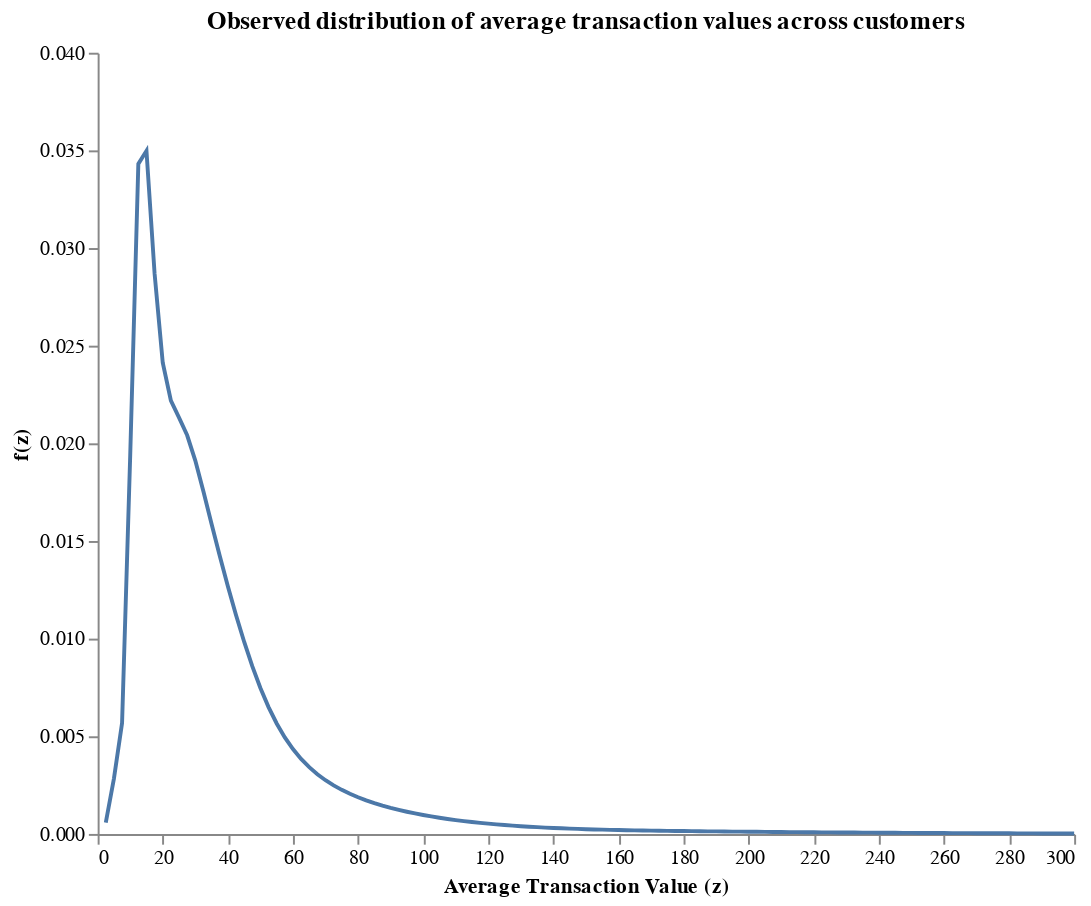

Write notebook code for a chart like this one.
### Markdown cell above
The distribution of average spend per (repeat) transaction across the 946 individuals who made a repeat transaction in the calibration period. Each customer’s average
is computed across a (typically very) small number of transactions.

### Code cell
(
    alt.Chart(pl.DataFrame({'Average Transaction Value (z)': m, 'f(z)': f}))
    .mark_line().encode(
        x='Average Transaction Value (z)',
        y=alt.Y('f(z)', scale=alt.Scale(domain=[0, 0.04]))
    ).properties(
            width=500,
            height=400,
            title='Observed distribution of average transaction values across customers'
        ).configure_view(stroke=None).configure_axisY(grid=False).configure_axisX(grid=False) 
)

### Figure 1 — Vega-Lite specification as saved in the notebook (floating-point values rounded to 4 significant figures)
{"$schema": "https://vega.github.io/schema/vega-lite/v5.20.1.json", "config": {"axisX": {"grid": false}, "axisY": {"grid": false}, "view": {"continuousHeight": 300, "continuousWidth": 300, "stroke": null}}, "data": {"name": "data-3a4a0a4c0ab66d29cafbd6122dcdc538"}, "datasets": {"data-3a4a0a4c0ab66d29cafbd6122dcdc538": [{"Average Transaction Value (z)": 2.5, "f(z)": 0.000575}, {"Average Transaction Value (z)": 5, "f(z)": 0.002833}, {"Average Transaction Value (z)": 7.5, "f(z)": 0.005674}, {"Average Transaction Value (z)": 10, "f(z)": 0.01936}, {"Average Transaction Value (z)": 12.5, "f(z)": 0.03431}, {"Average Transaction Value (z)": 15, "f(z)": 0.03498}, {"Average Transaction Value (z)": 17.5, "f(z)": 0.02868}, {"Average Transaction Value (z)": 20, "f(z)": 0.02413}, {"Average Transaction Value (z)": 22.5, "f(z)": 0.02219}, {"Average Transaction Value (z)": 25, "f(z)": 0.02132}, {"Average Transaction Value (z)": 27.5, "f(z)": 0.02041}, {"Average Transaction Value (z)": 30, "f(z)": 0.01912}, {"Average Transaction Value (z)": 32.5, "f(z)": 0.01754}, {"Average Transaction Value (z)": 35, "f(z)": 0.01587}, {"Average Transaction Value (z)": 37.5, "f(z)": 0.01424}, {"Average Transaction Value (z)": 40, "f(z)": 0.01269}, {"Average Transaction Value (z)": 42.5, "f(z)": 0.01121}, {"Average Transaction Value (z)": 45, "f(z)": 0.009842}, {"Average Transaction Value (z)": 47.5, "f(z)": 0.008589}, {"Average Transaction Value (z)": 50, "f(z)": 0.00747}, {"Average Transaction Value (z)": 52.5, "f(z)": 0.006493}, {"Average Transaction Value (z)": 55, "f(z)": 0.005655}, {"Average Transaction Value (z)": 57.5, "f(z)": 0.004944}, {"Average Transaction Value (z)": 60, "f(z)": 0.004345}, {"Average Transaction Value (z)": 62.5, "f(z)": 0.003842}, {"Average Transaction Value (z)": 65, "f(z)": 0.003417}, {"Average Transaction Value (z)": 67.5, "f(z)": 0.003057}, {"Average Transaction Value (z)": 70, "f(z)": 0.00275}, {"Average Transaction Value (z)": 72.5, "f(z)": 0.002485}, {"Average Transaction Value (z)": 75, "f(z)": 0.002255}, {"Average Transaction Value (z)": 77.5, "f(z)": 0.002054}, {"Average Transaction Value (z)": 80, "f(z)": 0.001877}, {"Average Transaction Value (z)": 82.5, "f(z)": 0.00172}, {"Average Transaction Value (z)": 85, "f(z)": 0.001579}, {"Average Transaction Value (z)": 87.5, "f(z)": 0.001451}, {"Average Transaction Value (z)": 90, "f(z)": 0.001336}, {"Average Transaction Value (z)": 92.5, "f(z)": 0.001232}, {"Average Transaction Value (z)": 95, "f(z)": 0.001136}, {"Average Transaction Value (z)": 97.5, "f(z)": 0.001049}, {"Average Transaction Value (z)": 100, "f(z)": 0.0009688}, {"Average Transaction Value (z)": 102.5, "f(z)": 0.0008954}, {"Average Transaction Value (z)": 105, "f(z)": 0.000828}, {"Average Transaction Value (z)": 107.5, "f(z)": 0.0007662}, {"Average Transaction Value (z)": 110, "f(z)": 0.0007095}, {"Average Transaction Value (z)": 112.5, "f(z)": 0.0006575}, {"Average Transaction Value (z)": 115, "f(z)": 0.0006098}, {"Average Transaction Value (z)": 117.5, "f(z)": 0.0005661}, {"Average Transaction Value (z)": 120, "f(z)": 0.000526}, {"Average Transaction Value (z)": 122.5, "f(z)": 0.0004892}, {"Average Transaction Value (z)": 125, "f(z)": 0.0004556}, {"Average Transaction Value (z)": 127.5, "f(z)": 0.0004247}, {"Average Transaction Value (z)": 130, "f(z)": 0.0003965}, {"Average Transaction Value (z)": 132.5, "f(z)": 0.0003706}, {"Average Transaction Value (z)": 135, "f(z)": 0.000347}, {"Average Transaction Value (z)": 137.5, "f(z)": 0.0003254}, {"Average Transaction Value (z)": 140, "f(z)": 0.0003057}, {"Average Transaction Value (z)": 142.5, "f(z)": 0.0002878}, {"Average Transaction Value (z)": 145, "f(z)": 0.0002714}, {"Average Transaction Value (z)": 147.5, "f(z)": 0.0002566}, {"Average Transaction Value (z)": 150, "f(z)": 0.000243}, {"Average Transaction Value (z)": 152.5, "f(z)": 0.0002307}, {"Average Transaction Value (z)": 155, "f(z)": 0.0002196}, {"Average Transaction Value (z)": 157.5, "f(z)": 0.0002094}, {"Average Transaction Value (z)": 160, "f(z)": 0.0002}, {"Average Transaction Value (z)": 162.5, "f(z)": 0.0001915}, {"Average Transaction Value (z)": 165, "f(z)": 0.0001837}, {"Average Transaction Value (z)": 167.5, "f(z)": 0.0001765}, {"Average Transaction Value (z)": 170, "f(z)": 0.0001698}, {"Average Transaction Value (z)": 172.5, "f(z)": 0.0001636}, {"Average Transaction Value (z)": 175, "f(z)": 0.0001578}, {"Average Transaction Value (z)": 177.5, "f(z)": 0.0001523}, {"Average Transaction Value (z)": 180, "f(z)": 0.0001472}, {"Average Transaction Value (z)": 182.5, "f(z)": 0.0001422}, {"Average Transaction Value (z)": 185, "f(z)": 0.0001376}, {"Average Transaction Value (z)": 187.5, "f(z)": 0.000133}, {"Average Transaction Value (z)": 190, "f(z)": 0.0001287}, {"Average Transaction Value (z)": 192.5, "f(z)": 0.0001245}, {"Average Transaction Value (z)": 195, "f(z)": 0.0001204}, {"Average Transaction Value (z)": 197.5, "f(z)": 0.0001165}, {"Average Transaction Value (z)": 200, "f(z)": 0.0001126}, {"Average Transaction Value (z)": 202.5, "f(z)": 0.0001089}, {"Average Transaction Value (z)": 205, "f(z)": 0.0001052}, {"Average Transaction Value (z)": 207.5, "f(z)": 0.0001016}, {"Average Transaction Value (z)": 210, "f(z)": 9.812e-05}, {"Average Transaction Value (z)": 212.5, "f(z)": 9.471e-05}, {"Average Transaction Value (z)": 215, "f(z)": 9.137e-05}, {"Average Transaction Value (z)": 217.5, "f(z)": 8.812e-05}, {"Average Transaction Value (z)": 220, "f(z)": 8.494e-05}, {"Average Transaction Value (z)": 222.5, "f(z)": 8.184e-05}, {"Average Transaction Value (z)": 225, "f(z)": 7.882e-05}, {"Average Transaction Value (z)": 227.5, "f(z)": 7.588e-05}, {"Average Transaction Value (z)": 230, "f(z)": 7.302e-05}, {"Average Transaction Value (z)": 232.5, "f(z)": 7.023e-05}, {"Average Transaction Value (z)": 235, "f(z)": 6.752e-05}, {"Average Transaction Value (z)": 237.5, "f(z)": 6.489e-05}, {"Average Transaction Value (z)": 240, "f(z)": 6.234e-05}, {"Average Transaction Value (z)": 242.5, "f(z)": 5.986e-05}, {"Average Transaction Value (z)": 245, "f(z)": 5.746e-05}, {"Average Transaction Value (z)": 247.5, "f(z)": 5.513e-05}, {"Average Transaction Value (z)": 250, "f(z)": 5.288e-05}, {"Average Transaction Value (z)": 252.5, "f(z)": 5.07e-05}, {"Average Transaction Value (z)": 255, "f(z)": 4.859e-05}, {"Average Transaction Value (z)": 257.5, "f(z)": 4.655e-05}, {"Average Transaction Value (z)": 260, "f(z)": 4.458e-05}, {"Average Transaction Value (z)": 262.5, "f(z)": 4.268e-05}, {"Average Transaction Value (z)": 265, "f(z)": 4.084e-05}, {"Average Transaction Value (z)": 267.5, "f(z)": 3.907e-05}, {"Average Transaction Value (z)": 270, "f(z)": 3.737e-05}, {"Average Transaction Value (z)": 272.5, "f(z)": 3.572e-05}, {"Average Transaction Value (z)": 275, "f(z)": 3.413e-05}, {"Average Transaction Value (z)": 277.5, "f(z)": 3.261e-05}, {"Average Transaction Value (z)": 280, "f(z)": 3.114e-05}, {"Average Transaction Value (z)": 282.5, "f(z)": 2.972e-05}, {"Average Transaction Value (z)": 285, "f(z)": 2.837e-05}, {"Average Transaction Value (z)": 287.5, "f(z)": 2.706e-05}, {"Average Transaction Value (z)": 290, "f(z)": 2.58e-05}, {"Average Transaction Value (z)": 292.5, "f(z)": 2.46e-05}, {"Average Transaction Value (z)": 295, "f(z)": 2.344e-05}, {"Average Transaction Value (z)": 297.5, "f(z)": 2.233e-05}, {"Average Transaction Value (z)": 300, "f(z)": 2.126e-05}]}, "encoding": {"x": {"field": "Average Transaction Value (z)", "type": "quantitative"}, "y": {"field": "f(z)", "scale": {"domain": [0, 0.04]}, "type": "quantitative"}}, "height": 400, "mark": {"type": "line"}, "title": "Observed distribution of average transaction values across customers", "width": 500}
